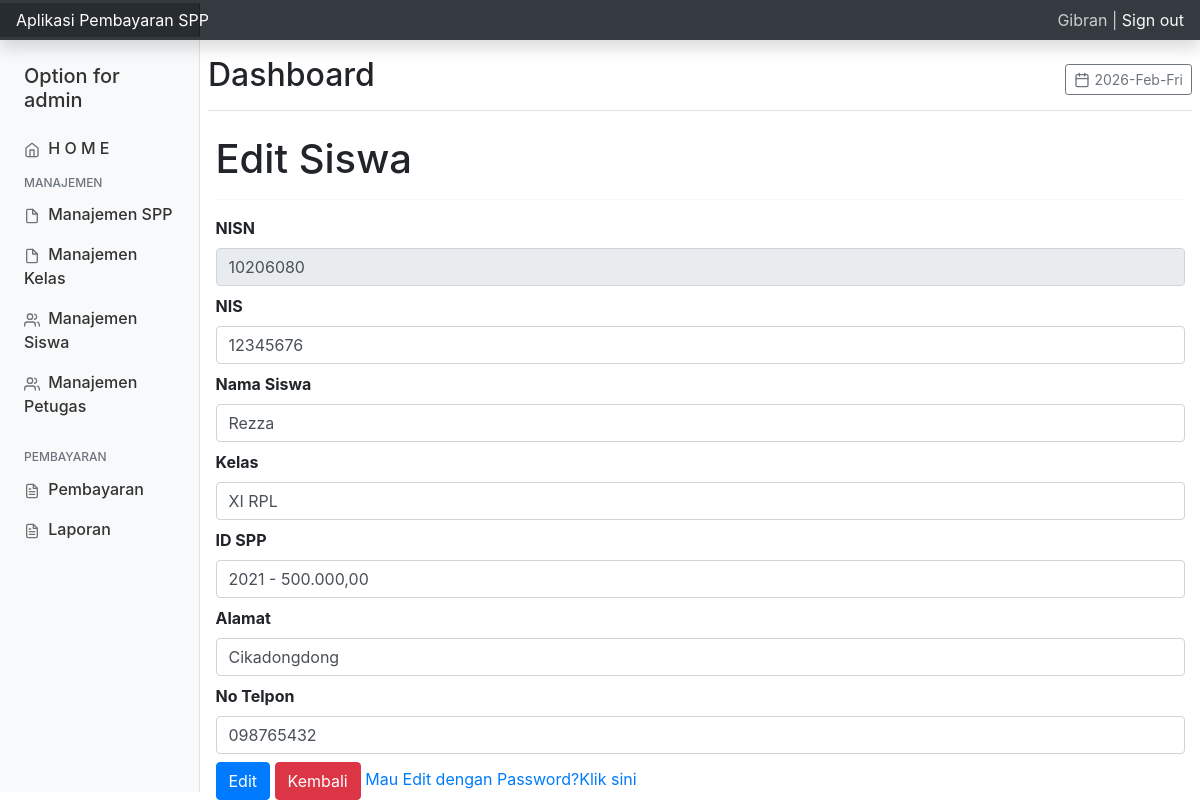
The app's page /petugas/index.php?url=edit_siswa&nisn=10206080 (signed in) with its own data.
### tables this page shows
CREATE TABLE `siswa` (
  `nisn` char(10) NOT NULL,
  `nis` char(8) NOT NULL,
  `nama` varchar(35) NOT NULL,
  `id_kelas` int(11) NOT NULL,
  `id_spp` int(11) NOT NULL,
  `password` varchar(255) NOT NULL,
  `alamat` text NOT NULL,
  `no_telp` varchar(13) NOT NULL
);

CREATE TABLE `kelas` (
  `id_kelas` int(11) NOT NULL,
  `nama_kelas` varchar(10) NOT NULL,
  `kompetensi_keahlian` varchar(50) NOT NULL
);

CREATE TABLE `spp` (
  `id_spp` int(11) NOT NULL,
  `tahun` int(11) NOT NULL,
  `nominal` int(11) NOT NULL
);

### petugas/edit_siswa.php (the view, shortened to what this page needs)
<?php
include "../koneksi.php";
$nisn = $_GET['nisn'];
$sql = "SELECT * FROM siswa,kelas,spp WHERE siswa.id_kelas = kelas.id_kelas AND siswa.id_spp = spp.id_spp AND nisn='$nisn'";
$query = mysqli_query($koneksi, $sql) or die(mysqli_error($koneksi));
$data = mysqli_fetch_array($query);
?>
<!DOCTYPE html>
<html>
<head>
</head>
<body>
    <h1>Edit Siswa</h1>
    <hr>
    <form action="?url=aksi_edit_siswa&nisn=<?= $nisn; ?>" method="post">
        <div class="form-group mb-2">
            <label>NISN </label>
            <input type="text" name="nisn" class="form-control" value="<?php echo $data['nisn']; ?>" disabled/>
        </div>
        <div class="form-group mb-2">
            <label>NIS </label>
            <input type="text" name="nis" value="<?php echo $data['nis']; ?>" class="form-control" required />
        </div>
        <div class="form-group mb-2">
            <label>Nama Siswa </label>
            <input type="text" name="nama" value="<?php echo $data['nama']; ?>" class="form-control" required />
        </div>
        <div class="form-group mb-2">
            <label>Kelas</label>
            <select name="id_kelas" class="form-control" required>
                <option value="<?= $data['id_kelas'] ?>"><?= $data['nama_kelas'] ?> </option>
            </select>
        </div>
        <div class="form-group mb-2">
            <label>ID SPP</label>
            <select name="id_spp" id="" class="form-control" required>
                <option value="<?= $data['id_spp']; ?>"> <?= $data['tahun']; ?> - <?= number_format($data['nominal'], 2, ',', '.'); ?> </option>
            </select>
        </div>
        <div class="form-group mb-2">
            <label>Alamat</label>
            <input type="text" name="alamat" value="<?php echo $data['alamat']; ?>" class="form-control" required />
        </div>
        <div class="form-group mb-2">
            <label>No Telpon</label>
            <input type="text" name="no_telp" value="<?php echo $data['no_telp']; ?>" class="form-control" required />
        </div>
        <div class="form-group mb-2">
            <input type="submit" value="Edit" class="btn btn-primary">
            <a href="?url=td_siswa"><input type="button" class="btn btn-danger" value="Kembali" onclick="return confirm('Anda yakin akan keluar?');"></a>
            <a href="?url=edit_siswa2&nisn=<?= $data['nisn'];?>">Mau Edit dengan Password?Klik sini</a>
        </div>
</body>
</html>

### style/css/dashboard.css (style rules this page uses)
body { font-size: .875rem; }

### records on screen
siswa: nisn "10206080", nis "12345676", nama "Rezza", id_kelas "XI RPL", id_spp "2021 - 500.000,00", alamat "Cikadongdong", no_telp "098765432"

### other values on screen
$_SESSION['nama_petugas'] "Gibran"
$_SESSION['level'] "admin"
